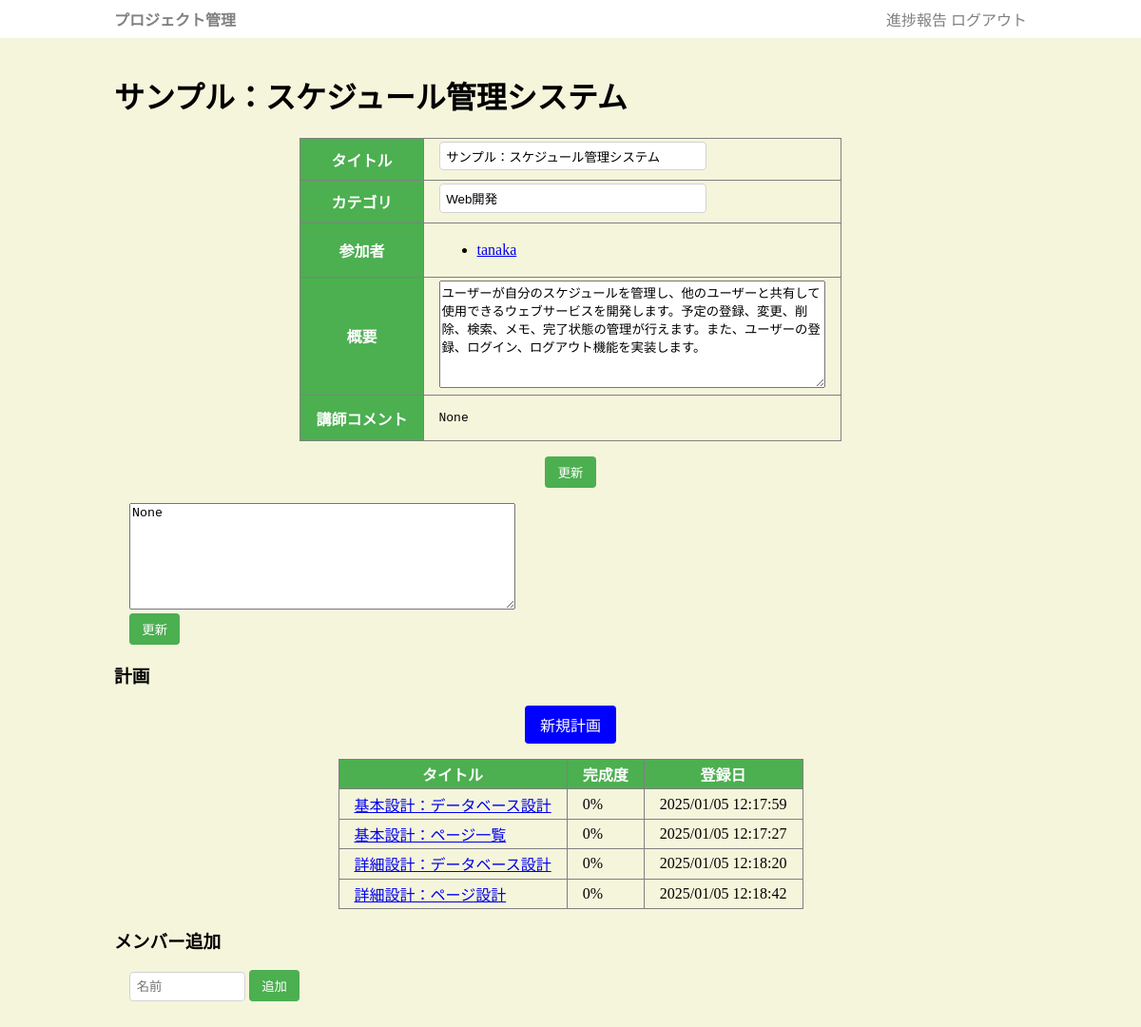
/project/1 (signed in), run on an earlier commit of the app's database.
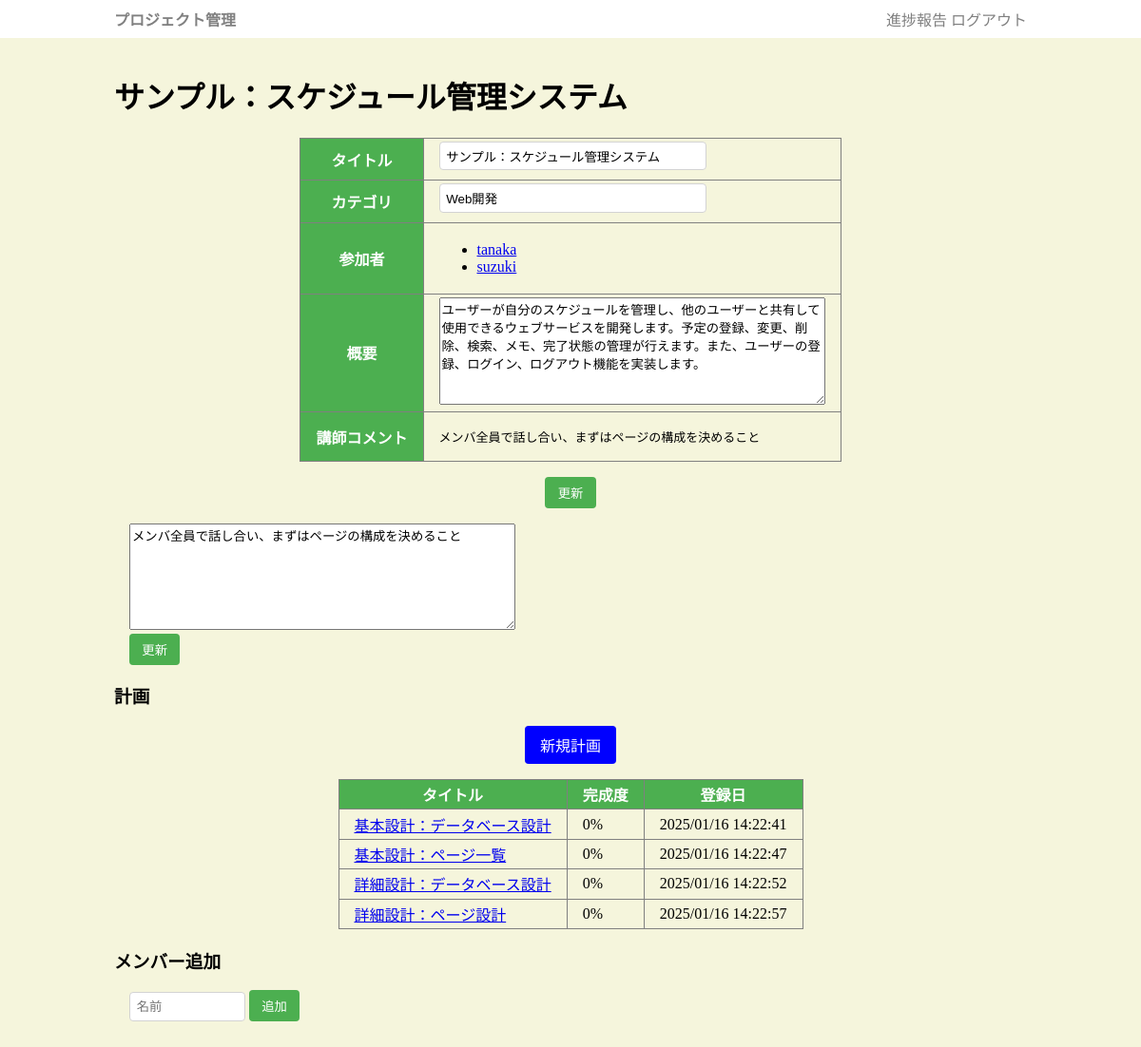
And on a later commit of the database.
### app.py (models this page shows, shortened)
class Member(db.Model):
    mid = db.Column(db.Integer, primary_key=True)
    pid = db.Column(db.Integer, db.ForeignKey("project.pid"))
    uid = db.Column(db.Integer, db.ForeignKey("user.uid"))

class User(db.Model):
    uid = db.Column(db.Integer, primary_key=True)
    uname = db.Column(db.String(255))
    upass = db.Column(db.String(255))
    member = db.relationship('Member', backref='user', lazy=True)
    preport = db.relationship('Preport', backref='user', lazy=True)

class Project(db.Model):
    pid = db.Column(db.Integer, primary_key=True)
    title = db.Column(db.String(255))
    category = db.Column(db.String(255))
    desc = db.Column(db.String(65545))
    updated_at = db.Column(db.DateTime, default=datetime.now)
    comment = db.Column(db.String(65545))
    member = db.relationship('Member', backref='project', lazy=True)
    plan = db.relationship('Plan', backref='project', lazy=True)

class Plan(db.Model):
    planid = db.Column(db.Integer, primary_key=True)
    pid = db.Column(db.Integer, db.ForeignKey("project.pid"))
    ptitle = db.Column(db.String(255))
    pbody = db.Column(db.String(65545))
    prate = db.Column(db.Integer, default=0)
    url = db.Column(db.String(255))
    plan_at = db.Column(db.DateTime, default=datetime.now)
    comment = db.Column(db.String(65545))

### app.py (the view)
@app.get('/project/<pid>')
def project(pid):
    if "uid" not in session:
        return redirect("/login")
    row = Project.query.get_or_404(pid)
    if is_myproject(row.pid):
        return render_template("project_edit.html",project=row,user=User.query.get(session['uid']))
    else:
        return render_template("project.html",project=row,user=User.query.get(session['uid']))

### app.py (called while the page is built)
def is_myproject(pid):
    row = Member.query.filter(Member.pid==pid, Member.uid == session['uid']).first()
    return row is not None or session['uid'] == 1

### templates/project_edit.html (shortened to what this page needs)
{% extends "base.html" %}
{% block main %}
<h1>{{project.title}}</h1>
<form method="post" action="/project/{{project.pid}}">
<table class="desc">
    <tr><th>タイトル</th><td><input type="text" name="title" value="{{project.title}}"></td></tr>
    <tr><th>カテゴリ</th><td><input type="text" name="category" value="{{project.category}}"></td></tr>
    <tr><th>参加者</th><td>
        <ul>
        {% for m in project.member %}
            {% if m.user.uid == session.uid or session.uid == 1 %}
                <li><a href="/member/{{m.mid}}">{{m.user.uname}}</a></li>
            {% else %}
                <li>{{m.user.uname}}</li>
            {% endif %}
        {% endfor %}
        </ul>
    </td>
    </tr>
    <tr><th>概要</th><td><textarea name="desc">{{project.desc}}</textarea></td></tr>
    <tr><th>講師コメント</th><td><pre>{{project.comment}}</pre></td></tr>
</table>
<div class="operation">
<input type="submit" value="更新">
</div>
</form>
{% if user.uid == 1 %}
<form action="/pcomment/{{project.pid}}" method="post">
    <textarea name="comment" placeholder="講師コメント">{{project.comment}}</textarea><br>
    <input type="submit" value="更新">
</form>
{% endif %}
<h3>計画</h3>
<div class="operation">
<a href="/plan_add/{{project.pid}}" class="btn">新規計画</a>
</div>
<table id="plist">
    <tr><th>タイトル</th><th>完成度</th><th>登録日</th></tr>
    {% for r in project.plan %}
    <tr>
        <td class="title"><a href="/plan/{{r.planid}}">{{r.ptitle}}</a></div>
        <td class="prate">{{r.prate}}%</div>
        <td class="hi">{{r.plan_at.strftime('%Y/%m/%d %H:%M:%S')}}</div>
    </tr>
    {% endfor %}
</table>
<h3>メンバー追加</h3>
<form action="/member_add/{{project.pid}}" method="post">
    <input type="text" name="uname" placeholder="名前" style="width:8em">
    <input type="submit" value="追加">
</form>
{% endblock %}

What changed in the data, as far as the page shows it:
changed Project "サンプル：スケジュール管理システム": comment "None" → "メンバ全員で話し合い、まずはページの構成を決めること"
added Member: user.uname "suzuki"
changed Plan "基本設計：データベース設計": plan_at "2025/01/05 12:17:59" → "2025/01/16 14:22:41"
changed Plan "基本設計：ページ一覧": plan_at "2025/01/05 12:17:27" → "2025/01/16 14:22:47"
changed Plan "詳細設計：データベース設計": plan_at "2025/01/05 12:18:20" → "2025/01/16 14:22:52"
changed Plan "詳細設計：ページ設計": plan_at "2025/01/05 12:18:42" → "2025/01/16 14:22:57"
